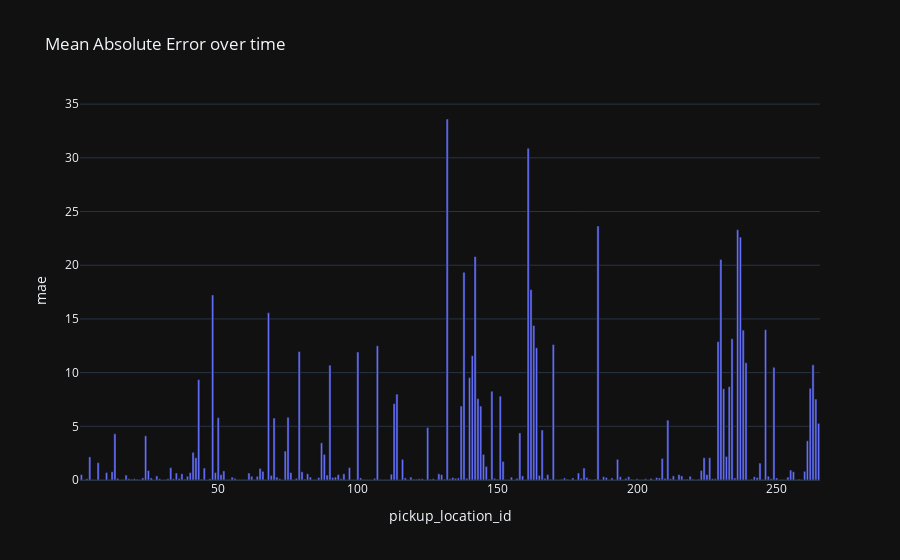

Notebook cell for this chart:
### Code cell
# MAE per pickup_location_id
mae_per_location = (
    df
    .groupby('pickup_location_id')
    .apply(lambda g: mean_absolute_error(g['rides'], g['predicted_demand']))
    .reset_index()
    .rename(columns={0: 'mae'})
)

import plotly.express as px 

fig = px.bar(
    mae_per_location,
    x='pickup_location_id', y='mae',
    template='plotly_dark',
    # markers=True,
    title="Mean Absolute Error over time"
)
fig.show()

### Figure 1 — Plotly figure (JSON) as saved in the notebook; plotly's stock layout.template omitted (floating-point values rounded to 4 significant figures; data arrays with more than 128 entries replaced by an {"elided": "..."} marker saying what was removed)
{"data": [{"alignmentgroup": "True", "hovertemplate": "pickup_location_id=%{x}<br>mae=%{y}<extra></extra>", "legendgroup": "", "marker": {"color": "#636efa", "pattern": {"shape": ""}}, "name": "", "offsetgroup": "", "orientation": "v", "showlegend": false, "textposition": "auto", "type": "bar", "x": {"elided": "265 int values"}, "xaxis": "x", "y": {"elided": "265 float values"}, "yaxis": "y"}], "layout": {"barmode": "relative", "legend": {"tracegroupgap": 0}, "title": {"text": "Mean Absolute Error over time"}, "xaxis": {"anchor": "y", "domain": [0, 1], "title": {"text": "pickup_location_id"}}, "yaxis": {"anchor": "x", "domain": [0, 1], "title": {"text": "mae"}}}}
